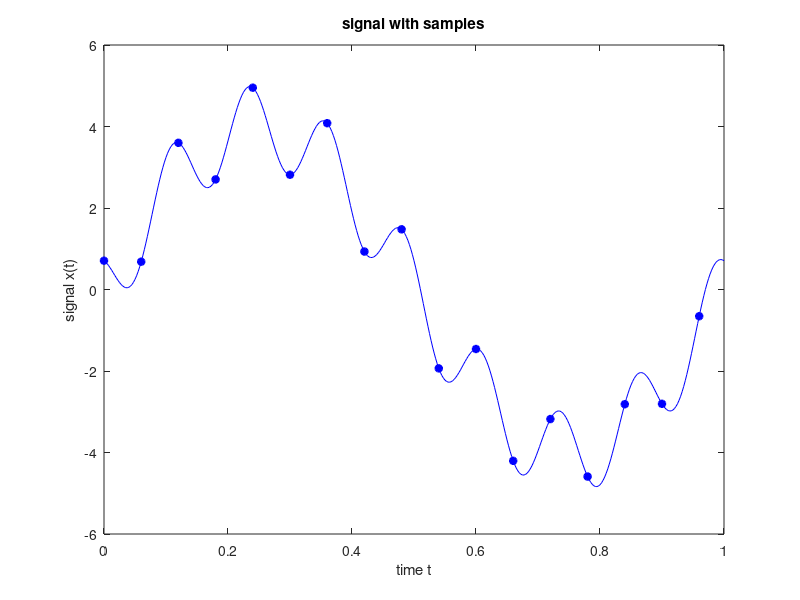
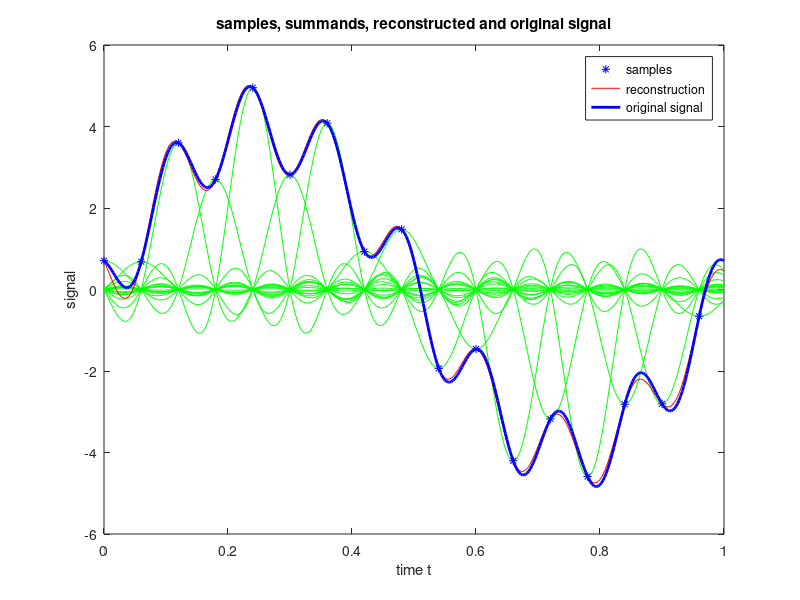

The MATLAB script that drew these images, in order:
clear(); clc();


dT  = 0.0025;                           % small time step for the quasi continuous-time signal
t   = 0:dT:1;                           % time vector
x   = 4*sin(2*pi*t)+cos(pi/4+16*pi*t);  % signal vector

% figure()
% plot(t,x,'b','Linewidth',2);
% title('signal'); xlabel('time t'); ylabel('signal x(t)');

m = 24;                                 % every m-th value will be sampled (max allowed is 24)
T_s = m*dT;                             % sampling period 
t_n = downsample(t,m);                  % time vector for the samples
x_n = downsample(x,m);                  % downsampled signal
figure()
plot(t,x,'b',t_n,x_n,'b*','Linewidth',2);          
title('signal with samples'); xlabel('time t'); ylabel('signal x(t)');

% --- part d ----
figure(); hold on; box on; 
x_sum = 0*t;                                % initialize summand vector
for k = 1:length(x_n)                       % looping over all samples, note: x(k=1) represents sample x[0] from the lecture
                                            % (indices must be positive integers in MATLAB)
    s = x_n(k)*sinc((t-(k-1)*T_s)/T_s);     % summand for sample x_n(k)
    plot(t,s,'g','HandleVisibility','off'); % plot individual summands, suppressing legend entry
    x_sum = x_sum+s;                        % summing of summands
end
plot(t_n,x_n,'b*',t,x_sum,'r',t,x,'b','Linewidth',2);
title('samples, summands, reconstructed and original signal');
legend('samples','reconstruction','original signal')
xlabel('time t'); ylabel('signal');
hold off;
